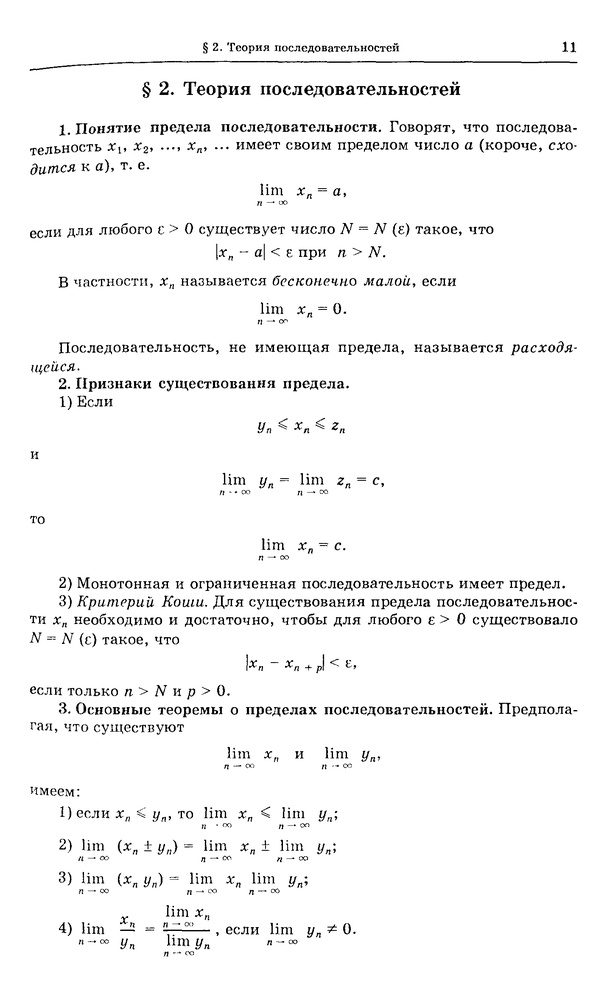
#> input picture Paragraph_segmentation/images/11_page-0001.jpg, 610 x 1000 px, shrunk from 1438 x 2359 before the run; its folder holds only this picture in this run
$ python main.py
#> lines starting #> are read from the running program, lines starting #| are printed output that depends on the picture; after the words box and inside, x2 and y2 are one past the last pixel; in counts of white or black regions, pixels touching at a corner belong together
import Letter
import cv2
import numpy as np
from matplotlib import pyplot as plt
from timeit import default_timer as timer
import os


# function finds the corners given the top,bottom,left,and right maximum pixels
def findCorners(bound):
    c1 = [bound[3][0], bound[0][1]]
    c2 = [bound[1][0], bound[0][1]]
    c3 = [bound[1][0], bound[2][1]]
    c4 = [bound[3][0], bound[2][1]]
    return [c1, c2, c3, c4]


# function finds the minimization of the weighted within-class variance
# Adapted from: https://opencv-python-tutroals.readthedocs.io/en/latest/py_tutorials/py_imgproc/py_thresholding/py_thresholding.html
# [36 lines left out: function findThresh, not called in this run]


def dist(P1, P2):
    return np.sqrt((P1[0] - P2[0]) ** 2 + (P1[1] - P2[1]) ** 2)


# function takes two rectangles of corners and combines them into a single rectangle
# [41 lines left out: functions mergeBoxes, findCenterCoor, findSlope, isInside, not called in this run]


def findArea(c1):
    return abs(c1[0][0] - c1[1][0]) * abs(c1[0][1] - c1[3][1])


def get_corners_of_bboxes(thresholded_img):
    bndingBx = []  # holds bounding box of each countour
    corners = []
    contours, heirarchy = cv2.findContours(thresholded_img, cv2.RETR_CCOMP, cv2.CHAIN_APPROX_SIMPLE)
    # find the rectangle around each contour
    for num in range(0, len(contours)):
        # make sure contour is for letter and not cavity
        if (heirarchy[0][num][3] == -1):
            left = tuple(contours[num][contours[num][:, :, 0].argmin()][0])
            right = tuple(contours[num][contours[num][:, :, 0].argmax()][0])
            top = tuple(contours[num][contours[num][:, :, 1].argmin()][0])
            bottom = tuple(contours[num][contours[num][:, :, 1].argmax()][0])
            bndingBx.append([top, right, bottom, left])
    # find the edges of each bounding box
    for bx in bndingBx:
        corners.append(findCorners(bx))
    return corners


def remove_outliers(img, th_img, corners):
    err = 2  # error value for minor/major axis ratio
    Area = []  # holds the areas of each bounding boxes
    # go through each corner and append its area to the list
    for corner in corners:
        Area.append(findArea(corner))
    Area = np.asarray(Area)
    avgArea = np.mean(Area)
    stdArea = np.std(Area)
    outlier = (Area < avgArea - stdArea)  # find the out liers, these are probably the dots
    for num in range(0, len(outlier)):
        dot = False
        if (outlier[num]):  # if the outlier is a dot, perform operations
            # create new image of black pixels
            black = np.zeros((len(img), len(img[0])), np.uint8)
            # add white pixels in the region that contains the outlier
            cv2.rectangle(black, (corners[num][0][0], corners[num][0][1]), (corners[num][2][0], corners[num][2][1]),
                          (255, 255), -1)
            # perform bitwise operation on original image to isolate outlier
            fin = cv2.bitwise_and(th_img, black)
            # find the contours of this outlier
            tempCnt, tempH = cv2.findContours(fin, cv2.RETR_CCOMP, cv2.CHAIN_APPROX_SIMPLE)
            # loop, due to structure of countours
            for cnt in tempCnt:
                # create bounding rectangle of contour
                rect = cv2.minAreaRect(cnt)
                # calculate major and minor axis
                axis1 = rect[1][0] / 2.0
                axis2 = rect[1][1] / 2.0
                if (axis1 != 0 and axis2 != 0):  # do not perform if image has 0 dimension
                    ratio = axis1 / axis2  # calculate ratio of axis
                    # if ratio is close to 1 (circular), then most likely a dot
                    if ratio > 1.0 - err and ratio < err + 1.0:
                        dot = True
            # if contour is a dot, we want to connect it to the closest
            # bounding box that is beneath it
            if dot:
                bestCorner = corners[num]
                closest = np.inf
                for crn in corners:  # go through each set of corners
                    # find width and height of bounding box
                    width = abs(crn[0][0] - crn[1][0])
                    height = abs(crn[0][1] - crn[3][1])
                    # check to make sure character is below in position (greater y value)
                    if (corners[num][0][1] > crn[0][1]):
                        continue  # if it's above the dot we don't care
                    elif dist(corners[num][0], crn[0]) < closest and crn != corners[
                        num]:  # and (findSlope(findCenterCoor(corners[num]),crn[0])) > 0:
                        # if(findArea(mergeBoxes(corners[num],crn))> avgArea+stdArea):
                        #     continue
                        # check the distance if it is below the dot
                        cent = findCenterCoor(crn)
                        bestCorner = crn
                        closest = dist(corners[num][0], crn[0])
                # modify the coordinates of the pic to include the dot
                # print(bestCorner)
                newCorners = mergeBoxes(corners[num], bestCorner)
                corners.append(newCorners)
                # print(newCorners)
                corners[num][0][0] = 0
                corners[num][0][1] = 0
                corners[num][1][0] = 0
                corners[num][1][1] = 0
                corners[num][2][0] = 0
                corners[num][2][1] = 0
                corners[num][3][0] = 0
                corners[num][3][1] = 0
                bestCorner[0][0] = 0
                bestCorner[0][1] = 0
                bestCorner[1][0] = 0
                bestCorner[1][1] = 0
                bestCorner[2][0] = 0
                bestCorner[2][1] = 0
                bestCorner[3][0] = 0
                bestCorner[3][1] = 0


def get_list_of_word_coordinates(corners):
    AllLetters = []  # Turn letters into objects
    counter = 0
    for bx in corners:
        width = abs(bx[1][0] - bx[0][0])
        height = abs(bx[3][1] - bx[0][1])
        if width * height == 0:
            continue
        plt.plot([bx[0][0], bx[1][0]], [bx[0][1], bx[1][1]], 'g-', linewidth=2)
        plt.plot([bx[1][0], bx[2][0]], [bx[1][1], bx[2][1]], 'g-', linewidth=2)
        plt.plot([bx[2][0], bx[3][0]], [bx[2][1], bx[3][1]], 'g-', linewidth=2)
        plt.plot([bx[3][0], bx[0][0]], [bx[3][1], bx[0][1]], 'g-', linewidth=2)
        newLetter = Letter.Letter([bx[0][0], bx[0][1]], [height, width], counter)
        AllLetters.append(newLetter)
        counter += 1
    AllLetters.sort(key=lambda letter: letter.getY() + letter.getHeight())
    return AllLetters


# [24 lines left out: function get_y_coordinate_distances, not called in this run]


def reject_outliers(data, m=1):
    return data[abs(data - np.mean(data)) < m * np.std(data)]


# [40 lines left out: functions get_mean_distance_between_lines, get_y_coordinate_indices, get_ymin, not called in this run]


def process_image(img, file_name, logs_dir='./logs/'):
    logs_dir = os.path.join(logs_dir, os.path.splitext(file_name)[0])
    os.makedirs(os.path.join(logs_dir), exist_ok=True)
    blur = cv2.GaussianBlur(img, (15, 15), 5)
    cv2.imwrite(os.path.join(logs_dir, 'blur.png'), blur)
    # th3 = cv2.adaptiveThreshold(blur, 255, cv2.ADAPTIVE_THRESH_GAUSSIAN_C, cv2.THRESH_BINARY, 11, 2)
    # th3 = cv2.bitwise_not(th3)
    ret3, th3 = cv2.threshold(blur, 0, 255, cv2.THRESH_BINARY_INV + cv2.THRESH_OTSU)
    cv2.imwrite(os.path.join(logs_dir, 'thresh.png'), th3)

    corners = get_corners_of_bboxes(th3)
    remove_outliers(img, th3, corners)
    AllLetters = get_list_of_word_coordinates(corners)
    # plt.imshow(th3,'gray')
    # plt.show()
    # plt.clf()

    prjYCoords, coorDists, letter_start_y_coords = get_y_coordinate_distances(AllLetters)
    medPoints = get_y_coordinate_indices(coorDists)

    lines = []
    for num in range(0, len(medPoints)):
        lines.append(prjYCoords[medPoints[num]])
        # plt.plot([0,5000],[prjYCoords[medPoints[num]],prjYCoords[medPoints[num]]],'r-')
        # cv2.line(out,(0,prjYCoords[medPoints[num]]),(out.shape[1], prjYCoords[medPoints[num]]), (0,0,255), 2)
        # cv2.line(out,(0,letter_start_y_coords[medPoints[num]]),(out.shape[1], letter_start_y_coords[medPoints[num]]), (255,0,0), 2)

    print('letter_start_y_coords: {}'.format(letter_start_y_coords))
    print('letter_endin_y_coords: {}'.format(prjYCoords))
    print('coorDists: {}'.format(coorDists))
    print('medPoints: {}'.format(medPoints))
    print('lines: {}'.format(lines))

    line_distances = [0]
    for num in range(1, len(lines)):
        valCur = lines[num]
        valPast = lines[num - 1]
        line_distances.append(valCur - valPast)
    print('line_distances: {}'.format(line_distances))

    previous_para_start = 0
    previous_para_end = 0
    previous_para_ymax = 0
    meanCoord, stdCoord = get_mean_distance_between_lines(line_distances)
    print(meanCoord, stdCoord)
    if stdCoord < 10:
        stdCoord = 10
    bboxes = []
    for num in range(1, len(line_distances)):
        if line_distances[num] > meanCoord + 1.0 * stdCoord:
            previous_para_end = num - 1
            ymin = get_ymin(letter_start_y_coords, medPoints, previous_para_start, previous_para_ymax)
            bboxes.append({
                "xmin": 10,
                "ymin": ymin - 5,
                "xmax": img.shape[1] - 10,
                "ymax": lines[previous_para_end] + 5
            })
            previous_para_start = num
            previous_para_ymax = lines[previous_para_end]

    ymin = get_ymin(letter_start_y_coords, medPoints, previous_para_start, previous_para_ymax)
    bboxes.append({
        "xmin": 10,
        "ymin": ymin - 5,
        "xmax": img.shape[1] - 10,
        "ymax": lines[-1] + 5
    })
    return bboxes


def process_file(image_path, output_dir):
    img = cv2.imread(image_path, 0)
    bboxes = process_image(img, os.path.basename(image_path))
    out = cv2.cvtColor(img, cv2.COLOR_GRAY2RGB)
    for bbox in bboxes:
        cv2.rectangle(out, (bbox["xmin"], bbox["ymin"]), (bbox["xmax"], bbox["ymax"]), (255, 0, 0), 5)
    out_filename = os.path.splitext(os.path.basename(image_path))[0] + '.png'
    # cv2.imwrite(os.path.join(output_dir, "th_" + out_filename), th3)
    cv2.imwrite(os.path.join(output_dir, out_filename), out)


def process_dir(input_dir, output_dir):
    for filename in os.listdir(input_dir):
        if filename.lower().endswith('.jpg') or filename.lower().endswith('.png'):
            process_file(os.path.join(input_dir, filename), output_dir)
#> in process_file, img is the input picture: shape (1000, 610); min 0, max 255, mean 245.5
#> in process_image, `blur = cv2.GaussianBlur(img, (15, 15), 5)`:
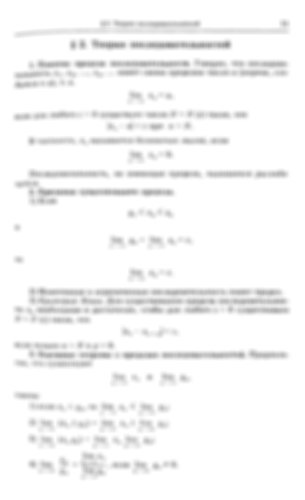
#> blur: shape (1000, 610) (shown at 1/2 size); min 146, max 255, mean 245.5
#> in process_image, `ret3, th3 = cv2.threshold(blur, 0, 255, cv2.THRESH_BINARY_INV + cv2.TH..`:
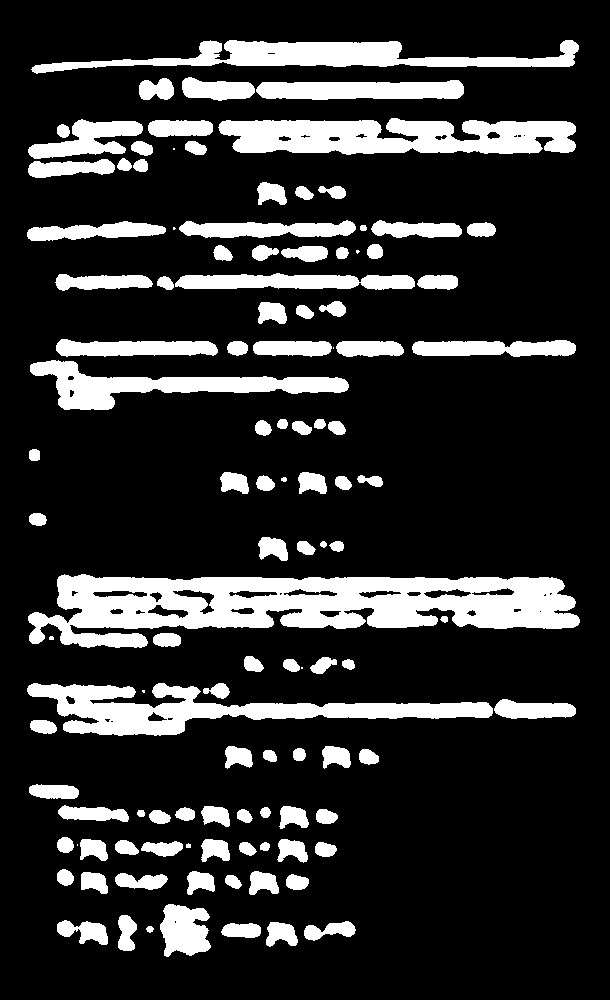
#> th3: shape (1000, 610); 18.2% white; 114 white regions (8 under 20 px)
#> in process_image, `ret3, th3 = cv2.threshold(blur, 0, 255, cv2.THRESH_BINARY_INV + cv2.TH..`: ret3 = 232
#> in get_corners_of_bboxes, `contours, heirarchy = cv2.findContours(thresholded_img, cv2.RETR_CCOMP..`: contours = 153 contours, 22 with area under 20; largest, box (x1, y1, x2, y2) and area: (28, 574, 580, 648) 25403, (218, 118, 576, 155) 9782, (27, 683, 493, 736) 9535, (31, 40, 579, 74) 7066, (30, 360, 349, 410) 5614
#> the loop in get_corners_of_bboxes, `for num in range(0, len(contours)):` made 153 passes
#> (left, right, top, bottom) on passes 1, 2, 3, 4, 5, 6, 7, 9: ((146, 928), (153, 929), (148, 926), (149, 932)), ((221, 931), (260, 933), (230, 923), (245, 937)), ((266, 939), (297, 942), (270, 922), (269, 946)), ((304, 930), (355, 930), (345, 921), (313, 940)), ((57, 924), (107, 943), (64, 920), (101, 944)), ((118, 920), (136, 929), (121, 915), (123, 950)), ((160, 924), (210, 947), (168, 904), (166, 956)), ((225, 878), (241, 885), (227, 875), (235, 888))
#> after the loop in get_corners_of_bboxes, `for num in range(0, len(contours)):`: bndingBx = 114 items
#> the loop in get_corners_of_bboxes, `for bx in bndingBx:` made 114 passes
#> (bx, c1 in findCorners, c2 in findCorners, c3 in findCorners, c4 in findCorners) on passes 1 to 4: ([(148, 926), (153, 929), (149, 932), (146, 928)], [146, 926], [153, 926], [153, 932], [146, 932]), ([(230, 923), (260, 933), (245, 937), (221, 931)], [221, 923], [260, 923], [260, 937], [221, 937]), ([(270, 922), (297, 942), (269, 946), (266, 939)], [266, 922], [297, 922], [297, 946], [266, 946]), ([(345, 921), (355, 930), (313, 940), (304, 930)], [304, 921], [355, 921], [355, 940], [304, 940])
#> the loop in remove_outliers, `for corner in corners:` made 114 passes
#> corner on passes 1 to 8: [[146, 926], [153, 926], [153, 932], [146, 932]], [[221, 923], [260, 923], [260, 937], [221, 937]], [[266, 922], [297, 922], [297, 946], [266, 946]], [[304, 921], [355, 921], [355, 940], [304, 940]], [[57, 920], [107, 920], [107, 944], [57, 944]], [[118, 915], [136, 915], [136, 950], [118, 950]], [[160, 904], [210, 904], [210, 956], [160, 956]], [[225, 875], [241, 875], [241, 888], [225, 888]]
#> after the loop in remove_outliers, `for corner in corners:`: Area = 114 values, max 40223 at index 53, min 0 at index 14, mean 1566.7
#> in remove_outliers, `avgArea = np.mean(Area)`: avgArea = 1566.7
#> in remove_outliers, `stdArea = np.std(Area)`: stdArea = 4934.3
#> the loop in remove_outliers, `for num in range(0, len(outlier)):` made 114 passes
#> after the loop in remove_outliers, `for num in range(0, len(outlier)):`: corners = 114 items
#> the loop in get_list_of_word_coordinates, `for bx in corners:` made 1 pass
#> (bx, width, height) on pass 1: ([[146, 926], [153, 926], [153, 932], [146, 932]], 7, 6)
#> after the loop in get_list_of_word_coordinates, `for bx in corners:`: AllLetters = []; counter = 0
#> (the call stopped at in get_list_of_word_coordinates, `newLetter = Letter.Letter([bx[0][0], bx[0][1]], [height, width], count..`: Letter is not available in this run)


if __name__ == "__main__":
    st = timer()
    process_dir('./images/', './outputs/')
    # process_file('./images/1.png',  './outputs/')
    end = timer()
    print("Processing completed in {:0.2f}s".format(end - st))
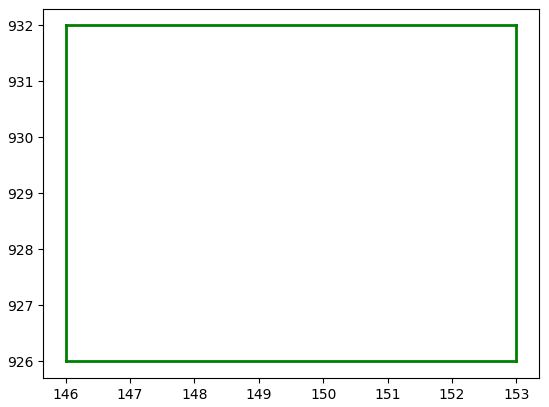
#> figure drawn by matplotlib, 1 panel

$ run again, on Paragraph_segmentation/images/347_page-0001.jpg
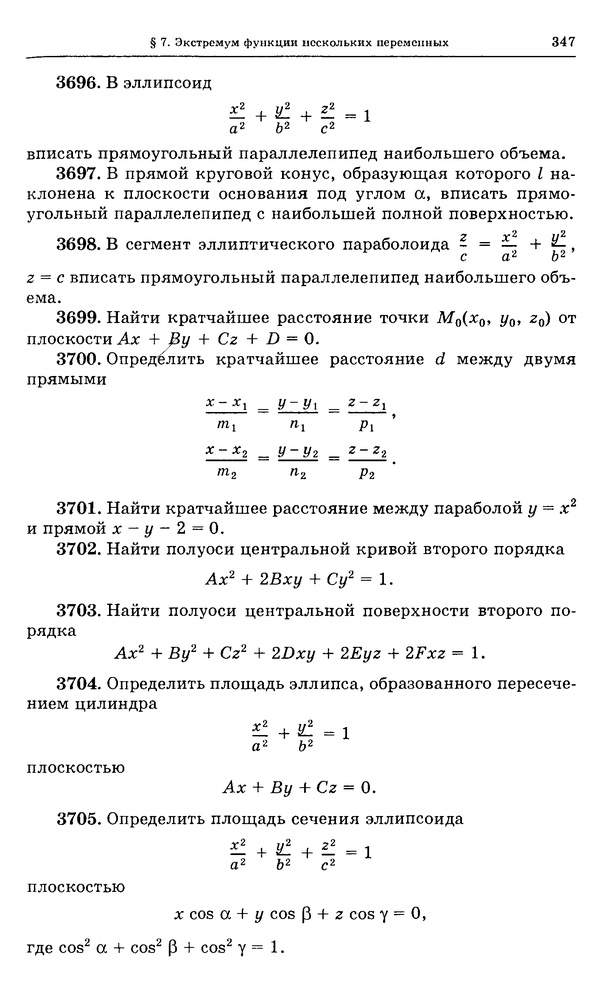
#> input picture Paragraph_segmentation/images/347_page-0001.jpg, 610 x 1000 px, shrunk from 1438 x 2359 before the run
#> in process_file, img is the input picture: shape (1000, 610); min 0, max 255, mean 241.1
#> in process_image, `ret3, th3 = cv2.threshold(blur, 0, 255, cv2.THRESH_BINARY_INV + cv2.TH..`:
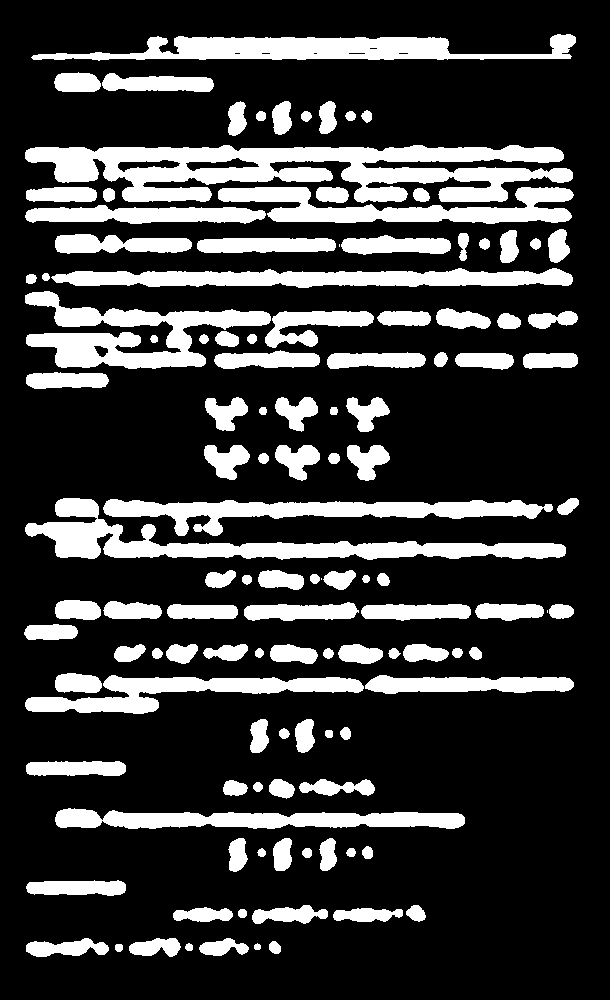
#> th3: shape (1000, 610); 22.6% white; 121 white regions (3 under 20 px)
#> ret3 = 228
#> contours = 130 contours, 8 with area under 20; largest, box (x1, y1, x2, y2) and area: (25, 145, 573, 203) 17590, (25, 498, 566, 560) 9088, (25, 291, 271, 369) 7658, (31, 34, 576, 61) 7445, (51, 268, 573, 288) 6617
#> the loop in get_corners_of_bboxes, `for num in range(0, len(contours)):` made 130 passes
#> (left, right, top, bottom) on passes 1 to 8: ((115, 945), (122, 949), (116, 944), (117, 951)), ((254, 945), (260, 948), (257, 943), (255, 949)), ((185, 946), (192, 949), (188, 943), (187, 950)), ((269, 944), (280, 951), (272, 941), (274, 953)), ((199, 947), (248, 949), (226, 938), (213, 955)), ((129, 946), (180, 947), (156, 938), (169, 956)), ((26, 945), (108, 950), (84, 938), (36, 956)), ((238, 911), (246, 915), (240, 909), (240, 917))
#> after the loop in get_corners_of_bboxes, `for num in range(0, len(contours)):`: bndingBx = 121 items
#> the loop in get_corners_of_bboxes, `for bx in bndingBx:` made 121 passes
#> (bx, c1 in findCorners, c2 in findCorners, c3 in findCorners, c4 in findCorners) on passes 1 to 4: ([(116, 944), (122, 949), (117, 951), (115, 945)], [115, 944], [122, 944], [122, 951], [115, 951]), ([(257, 943), (260, 948), (255, 949), (254, 945)], [254, 943], [260, 943], [260, 949], [254, 949]), ([(188, 943), (192, 949), (187, 950), (185, 946)], [185, 943], [192, 943], [192, 950], [185, 950]), ([(272, 941), (280, 951), (274, 953), (269, 944)], [269, 941], [280, 941], [280, 953], [269, 953])
#> the loop in remove_outliers, `for corner in corners:` made 121 passes
#> corner on passes 1 to 8: [[115, 944], [122, 944], [122, 951], [115, 951]], [[254, 943], [260, 943], [260, 949], [254, 949]], [[185, 943], [192, 943], [192, 950], [185, 950]], [[269, 941], [280, 941], [280, 953], [269, 953]], [[199, 938], [248, 938], [248, 955], [199, 955]], [[129, 938], [180, 938], [180, 956], [129, 956]], [[26, 938], [108, 938], [108, 956], [26, 956]], [[238, 909], [246, 909], [246, 917], [238, 917]]
#> after the loop in remove_outliers, `for corner in corners:`: Area = 121 values, max 32940 at index 65, min 0 at index 47, mean 1954.8
#> avgArea = 1954.8
#> stdArea = 5006.7
#> the loop in remove_outliers, `for num in range(0, len(outlier)):` made 121 passes
#> the loop in get_list_of_word_coordinates, `for bx in corners:` made 1 pass
#> `print("Processing completed in {:0.2f}s".format(end - st))`:
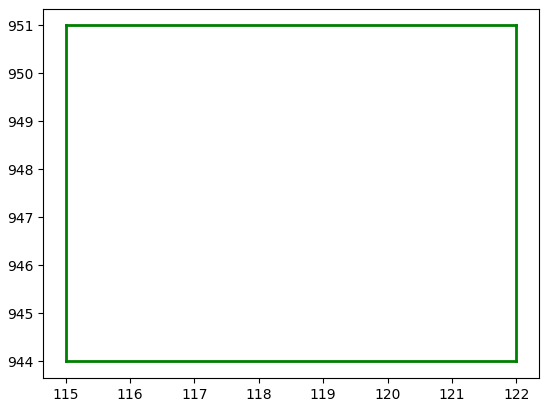
#> figure drawn by matplotlib, 1 panel
